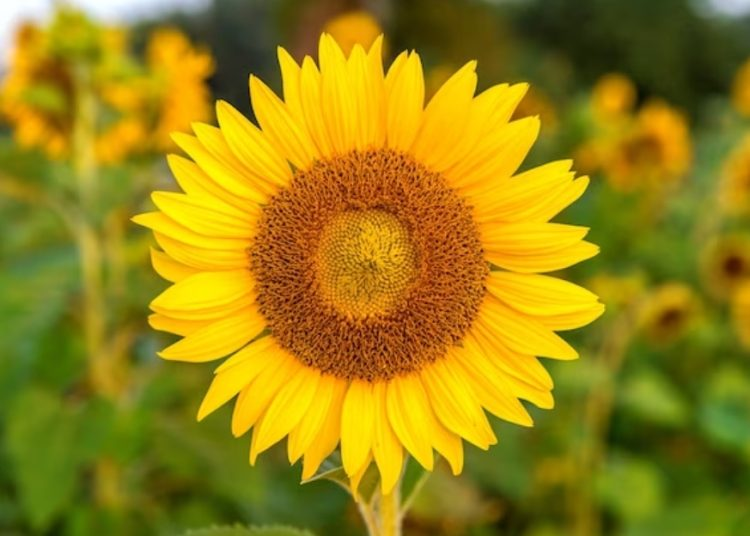
#> input picture pertemuan 3/image3.jpg, 750 x 536 px
$ python histogram-equalization.py
#> lines starting #> are read from the running program, lines starting #| are printed output that depends on the picture
import cv2
import numpy as np
from matplotlib import pyplot as plt

# Membaca gambar dalam grayscale
image = cv2.imread('image3.jpg', cv2.IMREAD_GRAYSCALE)
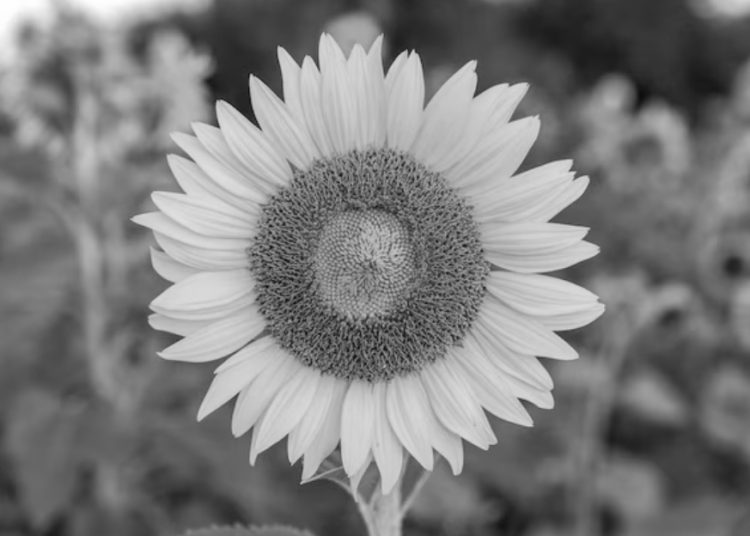
#> image: shape (536, 750); min 13, max 254, mean 124.7

# Equalisasi histogram
equalized_image = cv2.equalizeHist(image)
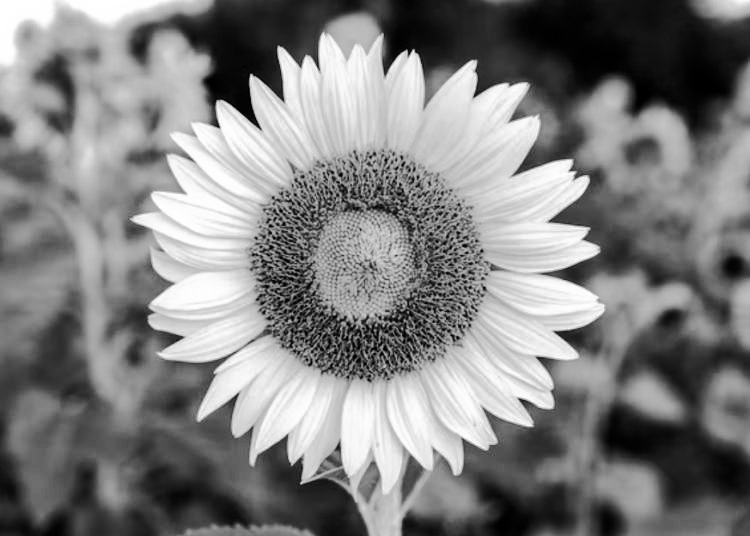
#> equalized_image: shape (536, 750); min 0, max 255, mean 128.3

# Menampilkan gambar asli dan hasil equalization
cv2.imshow('Original Image', image)
cv2.imshow('Equalized Image', equalized_image)
cv2.waitKey(0)
cv2.destroyAllWindows()

# Menampilkan histogram
plt.hist(equalized_image.ravel(), 256, [0,256])
plt.title('Histogram of Equalized Image')
plt.show()
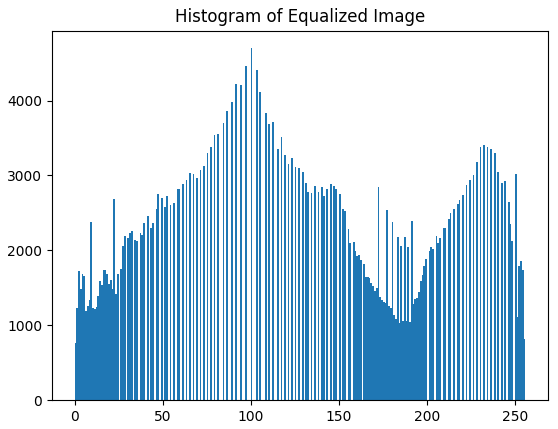
#> figure drawn by matplotlib, 1 panel; tallest bar 4699 high, from x = 100 to 101
